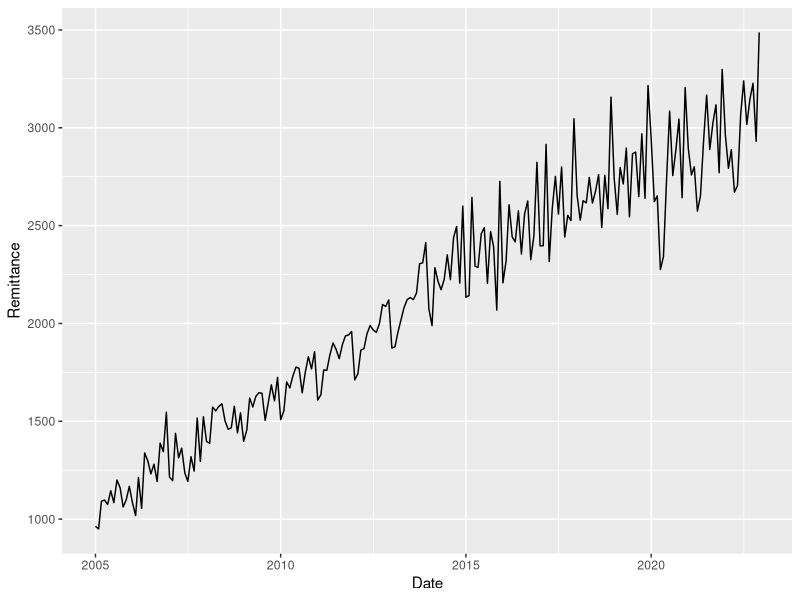
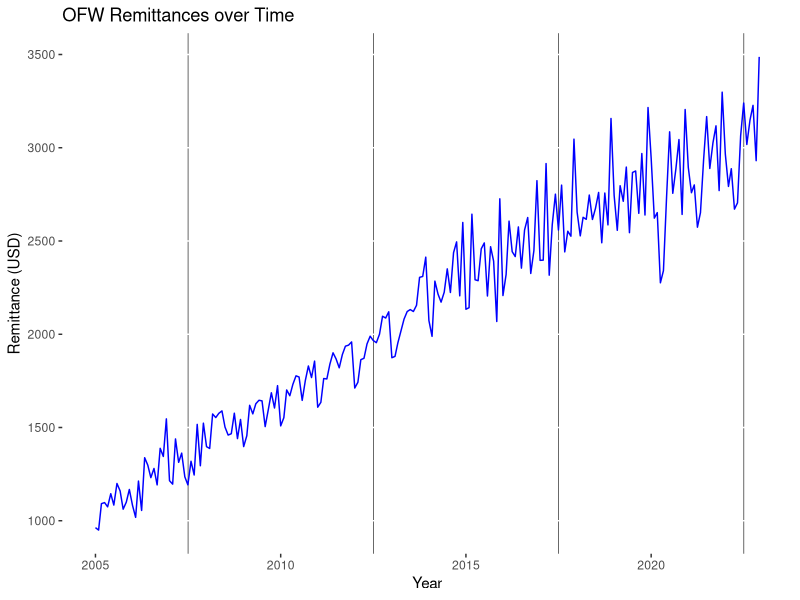

Source code (R) for these figures, in order:
library(readxl)
df <- read_excel("Exercise1_Stat225_OFWRemittances.xlsx", sheet = "Data")

#Check if the data is imported correctly by printing the first few rows of the data frame.
head(df)

#Convert the date format in Column A from character to date format using the as.Date() function.
df$Date <- as.Date(df$Date, format = "%Y%m%d")

library(ggplot2)
ggplot(data = df, aes(x = Date, y = Remittance)) +
  geom_line()


#Customize the chart as needed, such as adding titles, axis labels, and changing the color and linewidth of the lines.
ggplot(data = df, aes(x = Date, y = Remittance)) +
  geom_line(color = "blue", linewidth = 0.5) +
  labs(title = "OFW Remittances over Time",
       x = "Year",
       y = "Remittance (USD)") +
  theme(panel.background = element_rect(fill = "white"),
        panel.grid.major.x = element_line(color = "white", linetype = 0),
        panel.grid.minor.x = element_line(color = "black", linewidth = 0.2)) 

#This code creates a time series chart with a light gray background and removes the gridlines. The theme() function is used to customize the background and gridlines. The element_rect() function is used to set the fill color of the panel background to light gray. The element_blank() function is used to remove the major and minor gridlines from the chart.

#You can customize the background color to any other color by changing the fill argument in element_rect(). For example, if you want a white background, you can use fill = "white".

#You can customize the gridlines by changing the panel.grid.major and panel.grid.minor arguments in theme(). For example, if you want to show only the major gridlines, you can use element_line(color = "black") for panel.grid.major and element_blank() for panel.grid.minor. If you want to change the color of the gridlines, you can change the color argument in element_line().

#This code creates a time series chart with no horizontal gridlines. The theme() function is used to modify the appearance of the plot. The panel.grid.major.x argument is set to element_blank() to remove the major horizontal gridlines in the x-axis. The panel.grid.minor argument is set to element_blank() to remove the minor gridlines in the plot.

#Note that this code still includes vertical gridlines in the plot. If you also want to remove the vertical gridlines, you can add panel.grid.major.y = element_blank() to the theme() function.

#This code creates a time series chart with no visible horizontal gridlines. The panel.grid.major.x argument is set to element_line(color = "white", linetype = 0) to make the major horizontal gridlines completely transparent. The linetype parameter is set to 0 to make the lines completely transparent. The panel.grid.minor argument is set to element_blank() to remove the minor gridlines in the plot.


